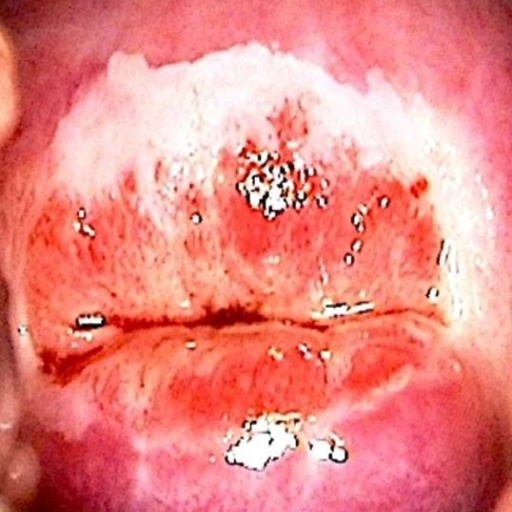
#> input picture images/abnormal.jpg, 512 x 512 px
$ jupyter execute niblack_and_sauvola_thresholding_segmentation.ipynb   (text cells are left out)
#> lines starting #> are read from the running program, lines starting #| are printed output that depends on the picture; after the words box and inside, x2 and y2 are one past the last pixel; in counts of white or black regions, pixels touching at a corner belong together; pictures that were not available may be replaced by others from this repository, and a replacement may not be noted
[cell 1]
import cv2 as cv
import numpy as np
import matplotlib.pyplot as plt

from tqdm import tqdm
from skimage.filters import threshold_multiotsu
from skimage.filters import threshold_otsu, threshold_niblack, threshold_sauvola

[cell 2]
abnormal_image = cv.imread('../../images/abnormal.jpg')
#> abnormal_image is the input picture: shape (512, 512, 3); mean B, G, R 131.2, 135.2, 234.6
normal_image = cv.imread('../../images/normal.jpg')
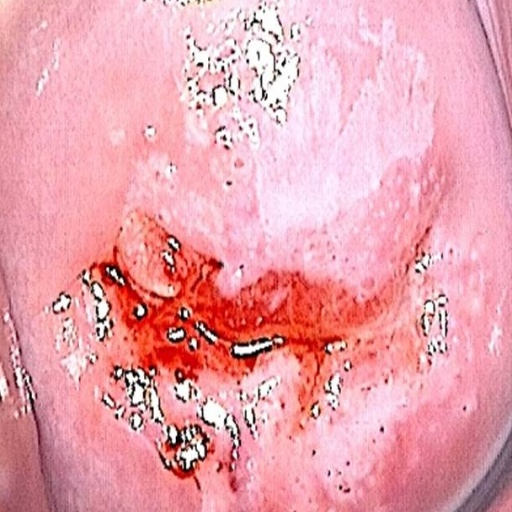
#> input picture datasets/dataset_d/001_resized_512_images/abnormal/AAI1.jpg, 512 x 512 px, given in place of normal.jpg, which was not available
#> normal_image is the input picture: shape (512, 512, 3); mean B, G, R 173.4, 161.4, 233.2

abnormal_image = cv.cvtColor(abnormal_image, cv.COLOR_BGR2RGB)
normal_image = cv.cvtColor(normal_image, cv.COLOR_BGR2RGB)

abnormal_image_gray = cv.cvtColor(abnormal_image, cv.COLOR_BGR2GRAY)
normal_image_gray = cv.cvtColor(normal_image, cv.COLOR_BGR2GRAY)

[cell 3]
binary_global_abnormal = abnormal_image_gray > threshold_otsu(abnormal_image_gray)
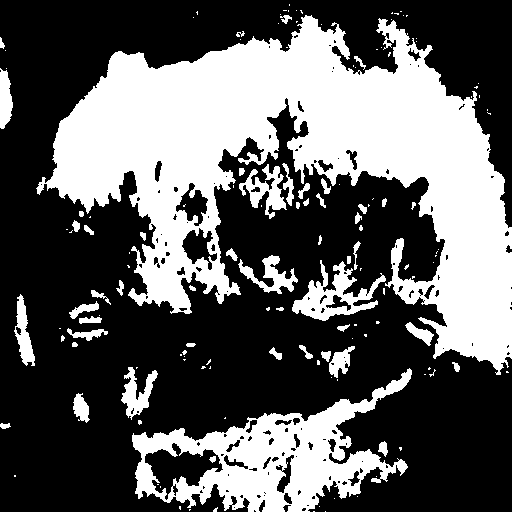
#> binary_global_abnormal: shape (512, 512) bool; 37.1% white; 143 white regions (92 under 20 px), largest, box (x1, y1, x2, y2) and area: (36, 15, 512, 375) 71747, (132, 368, 412, 512) 15122, (292, 260, 386, 321) 2196
binary_global_normal = normal_image_gray > threshold_otsu(normal_image_gray)
#> binary_global_normal: shape (512, 512) bool; 79.2% white; 624 black regions (511 under 20 px), largest, box (x1, y1, x2, y2) and area: (71, 212, 397, 421) 26000, (0, 254, 82, 512) 8345, (374, 395, 512, 512) 6226


window_size = 21
thresh_niblack_abnormal = threshold_niblack(abnormal_image_gray, window_size=window_size, k=0.2)
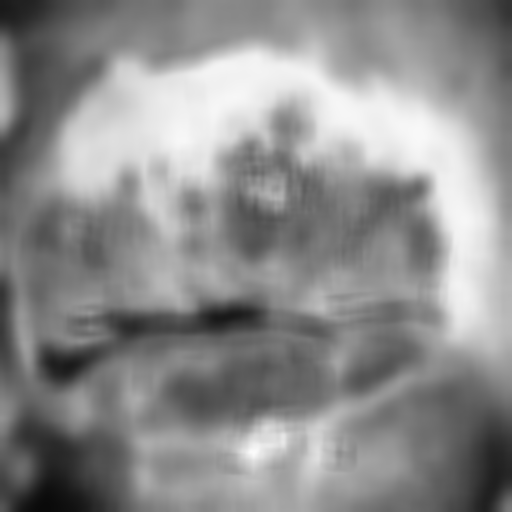
#> thresh_niblack_abnormal: shape (512, 512) float64; min 10.23, max 251.7, mean 141.4
thresh_sauvola_abnormal = threshold_sauvola(abnormal_image_gray, window_size=window_size)
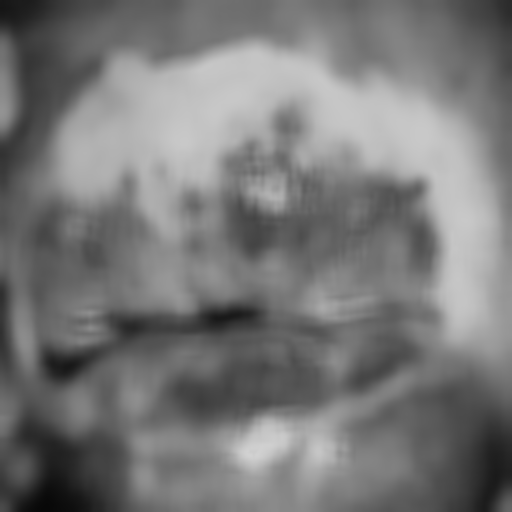
#> thresh_sauvola_abnormal: shape (512, 512) float64; min 8.39, max 210.1, mean 120.7
thresh_niblack_normal = threshold_niblack(normal_image_gray, window_size=window_size, k=0.2)
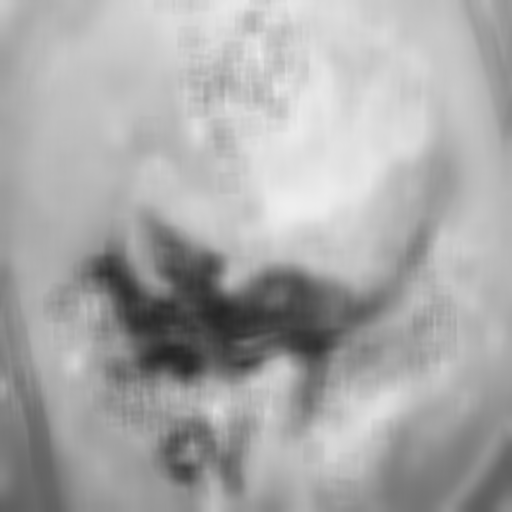
#> thresh_niblack_normal: shape (512, 512) float64; min 38.77, max 239, mean 168.8
thresh_sauvola_normal = threshold_sauvola(normal_image_gray, window_size=window_size)
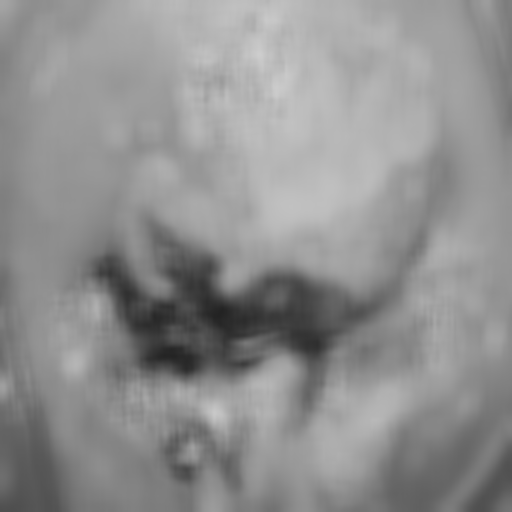
#> thresh_sauvola_normal: shape (512, 512) float64; min 35.3, max 205.5, mean 144

[cell 4]
binary_niblack_abnormal = abnormal_image_gray > thresh_niblack_abnormal
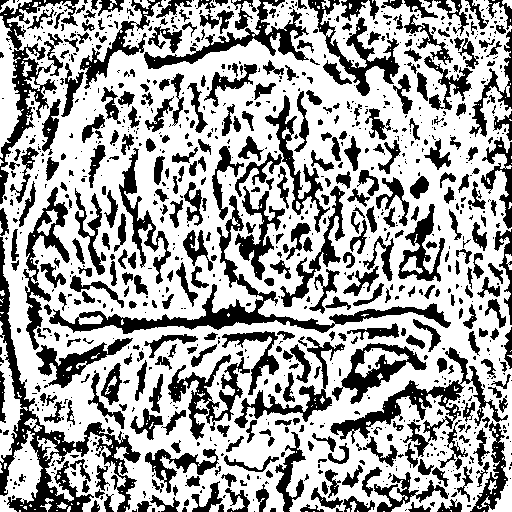
#> binary_niblack_abnormal: shape (512, 512) bool; 64.2% white; 1071 black regions (688 under 20 px), largest, box (x1, y1, x2, y2) and area: (0, 237, 141, 512) 5958, (49, 195, 451, 334) 5094, (330, 347, 508, 457) 3325
binary_sauvola_abnormal = abnormal_image_gray > thresh_sauvola_abnormal
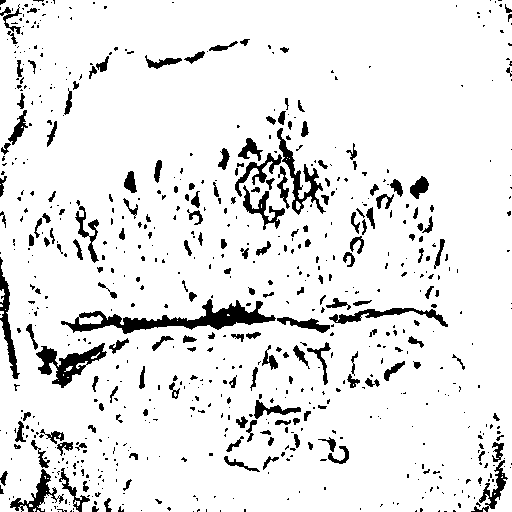
#> binary_sauvola_abnormal: shape (512, 512) bool; 91.1% white; 721 black regions (536 under 20 px), largest, box (x1, y1, x2, y2) and area: (61, 299, 276, 334) 2456, (36, 343, 107, 388) 1212, (277, 128, 326, 215) 949

binary_niblack_normal = normal_image_gray > thresh_niblack_normal
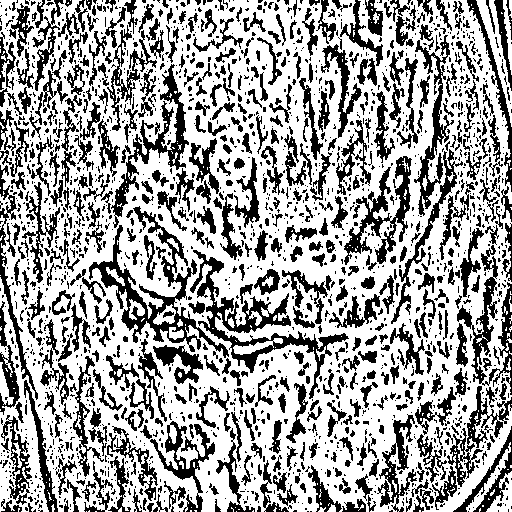
#> binary_niblack_normal: shape (512, 512) bool; 63.9% white; 1999 black regions (1448 under 20 px), largest, box (x1, y1, x2, y2) and area: (89, 206, 229, 358) 3895, (190, 250, 349, 399) 3718, (111, 64, 189, 228) 2298
binary_sauvola_normal = normal_image_gray > thresh_sauvola_normal
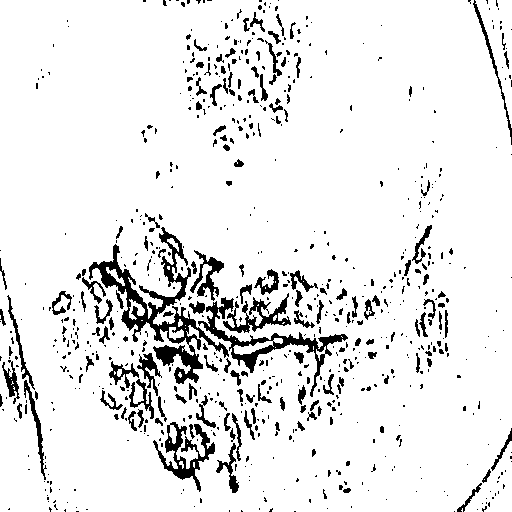
#> binary_sauvola_normal: shape (512, 512) bool; 91.1% white; 735 black regions (568 under 20 px), largest, box (x1, y1, x2, y2) and area: (89, 227, 229, 384) 4268, (198, 297, 348, 397) 2008, (153, 422, 215, 492) 1286

[cell 5]
fig, ax = plt.subplots(1, 4, figsize=(20, 5))
ax[0].imshow(abnormal_image, cmap='gray')
ax[0].set_title('Abnormal (Original)')
ax[0].axis('off')

ax[1].imshow(binary_global_abnormal, cmap='gray')
ax[1].set_title('Otsu (Global Threshold)')
ax[1].axis('off')

ax[2].imshow(binary_niblack_abnormal, cmap='gray')
ax[2].set_title('Niblack (Local Threshold)')
ax[2].axis('off')

ax[3].imshow(binary_sauvola_abnormal, cmap='gray')
ax[3].set_title('Sauvola (Local Threshold)')
ax[3].axis('off')

plt.suptitle('Segmentasi Abnormal')
plt.tight_layout()
plt.show()

[cell 6]
fig, ax = plt.subplots(1, 4, figsize=(20, 5))
ax[0].imshow(normal_image, cmap='gray')
ax[0].set_title('Normal (Original)')
ax[0].axis('off')

ax[1].imshow(binary_global_normal, cmap='gray')
ax[1].set_title('Otsu (Global Threshold)')
ax[1].axis('off')

ax[2].imshow(binary_niblack_normal, cmap='gray')
ax[2].set_title('Niblack (Local Threshold)')
ax[2].axis('off')

ax[3].imshow(binary_sauvola_normal, cmap='gray')
ax[3].set_title('Sauvola (Local Threshold)')
ax[3].axis('off')

plt.suptitle('Segmentasi Normal')
plt.tight_layout()
plt.show()
